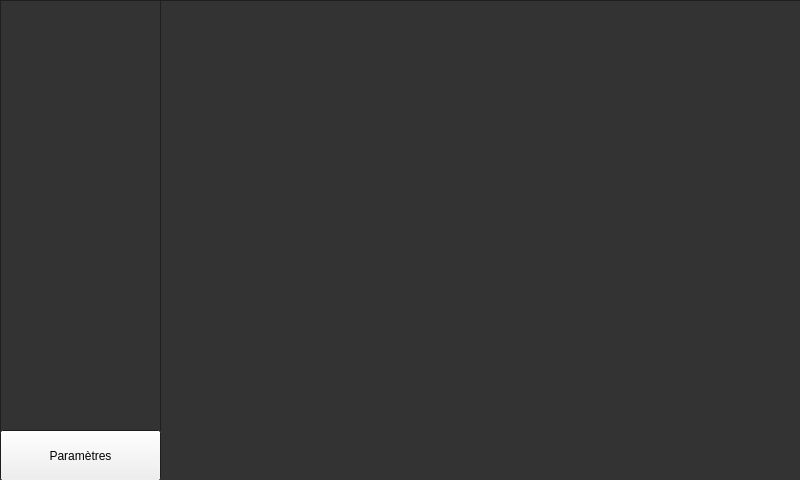
<?xml version="1.0" encoding="UTF-8"?>
<ui version="4.0">
 <class>VelaWindow</class>
 <widget class="QMainWindow" name="VelaWindow">
  <property name="geometry">
   <rect>
    <x>0</x>
    <y>0</y>
    <width>800</width>
    <height>480</height>
   </rect>
  </property>
  <property name="minimumSize">
   <size>
    <width>800</width>
    <height>480</height>
   </size>
  </property>
  <property name="maximumSize">
   <size>
    <width>800</width>
    <height>480</height>
   </size>
  </property>
  <property name="palette">
   <palette>
    <active>
     <colorrole role="Base">
      <brush brushstyle="SolidPattern">
       <color alpha="255">
        <red>51</red>
        <green>51</green>
        <blue>51</blue>
       </color>
      </brush>
     </colorrole>
     <colorrole role="Window">
      <brush brushstyle="SolidPattern">
       <color alpha="255">
        <red>40</red>
        <green>40</green>
        <blue>40</blue>
       </color>
      </brush>
     </colorrole>
    </active>
    <inactive>
     <colorrole role="Base">
      <brush brushstyle="SolidPattern">
       <color alpha="255">
        <red>51</red>
        <green>51</green>
        <blue>51</blue>
       </color>
      </brush>
     </colorrole>
     <colorrole role="Window">
      <brush brushstyle="SolidPattern">
       <color alpha="255">
        <red>40</red>
        <green>40</green>
        <blue>40</blue>
       </color>
      </brush>
     </colorrole>
    </inactive>
    <disabled>
     <colorrole role="Base">
      <brush brushstyle="SolidPattern">
       <color alpha="255">
        <red>40</red>
        <green>40</green>
        <blue>40</blue>
       </color>
      </brush>
     </colorrole>
     <colorrole role="Window">
      <brush brushstyle="SolidPattern">
       <color alpha="255">
        <red>40</red>
        <green>40</green>
        <blue>40</blue>
       </color>
      </brush>
     </colorrole>
    </disabled>
   </palette>
  </property>
  <property name="cursor">
   <cursorShape>ArrowCursor</cursorShape>
  </property>
  <property name="contextMenuPolicy">
   <enum>Qt::NoContextMenu</enum>
  </property>
  <property name="windowTitle">
   <string>Vela Tracking</string>
  </property>
  <widget class="QWidget" name="centralWidget">
   <widget class="QListWidget" name="ListCoureur">
    <property name="geometry">
     <rect>
      <x>0</x>
      <y>0</y>
      <width>161</width>
      <height>431</height>
     </rect>
    </property>
    <property name="verticalScrollBarPolicy">
     <enum>Qt::ScrollBarAlwaysOff</enum>
    </property>
    <property name="horizontalScrollBarPolicy">
     <enum>Qt::ScrollBarAlwaysOff</enum>
    </property>
    <property name="sizeAdjustPolicy">
     <enum>QAbstractScrollArea::AdjustIgnored</enum>
    </property>
    <property name="autoScroll">
     <bool>false</bool>
    </property>
    <property name="autoScrollMargin">
     <number>16</number>
    </property>
    <property name="dragEnabled">
     <bool>true</bool>
    </property>
    <property name="dragDropMode">
     <enum>QAbstractItemView::NoDragDrop</enum>
    </property>
    <property name="defaultDropAction">
     <enum>Qt::CopyAction</enum>
    </property>
    <property name="verticalScrollMode">
     <enum>QAbstractItemView::ScrollPerPixel</enum>
    </property>
    <property name="movement">
     <enum>QListView::Static</enum>
    </property>
    <property name="isWrapping" stdset="0">
     <bool>false</bool>
    </property>
    <property name="selectionRectVisible">
     <bool>false</bool>
    </property>
   </widget>
   <widget class="QGraphicsView" name="graphicsView">
    <property name="geometry">
     <rect>
      <x>160</x>
      <y>0</y>
      <width>641</width>
      <height>481</height>
     </rect>
    </property>
    <property name="verticalScrollBarPolicy">
     <enum>Qt::ScrollBarAlwaysOff</enum>
    </property>
    <property name="horizontalScrollBarPolicy">
     <enum>Qt::ScrollBarAlwaysOff</enum>
    </property>
   </widget>
   <widget class="QPushButton" name="optionButton">
    <property name="geometry">
     <rect>
      <x>0</x>
      <y>430</y>
      <width>161</width>
      <height>51</height>
     </rect>
    </property>
    <property name="text">
     <string>Paramètres</string>
    </property>
   </widget>
  </widget>
 </widget>
 <layoutdefault spacing="6" margin="11"/>
 <resources/>
 <connections/>
</ui>
